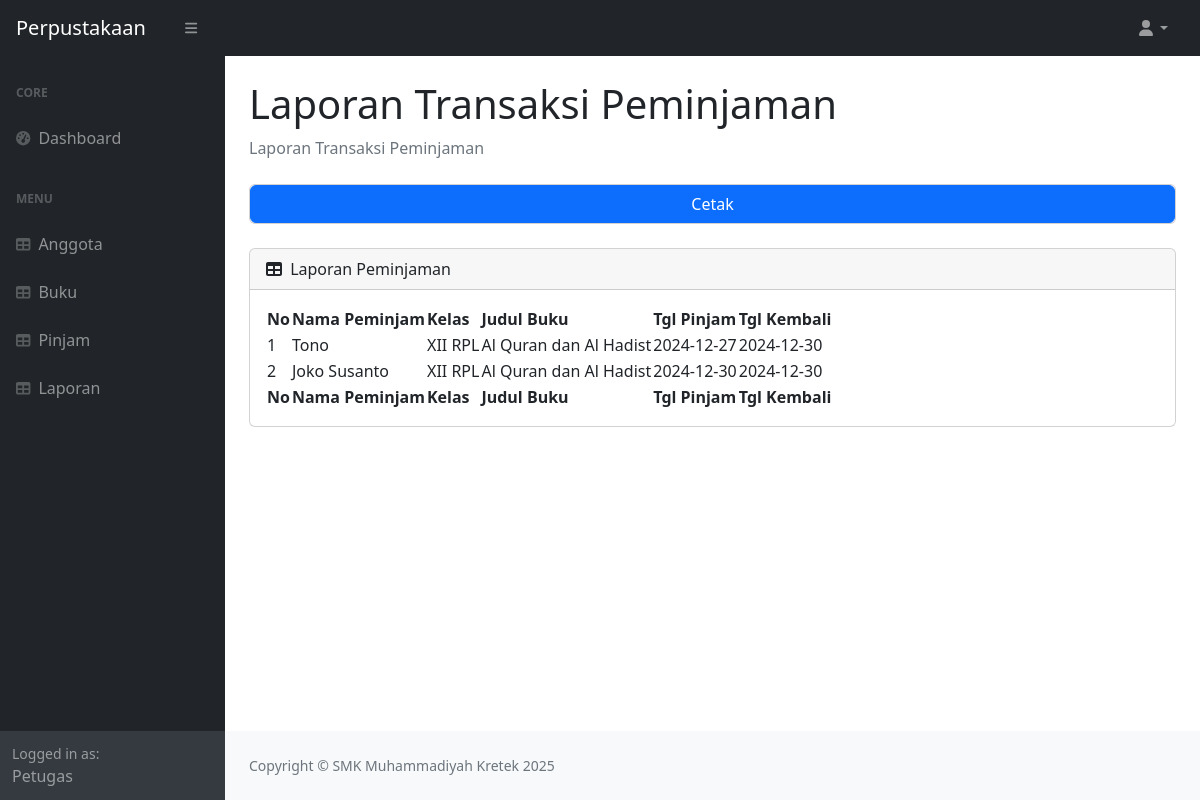
/lapkembali/lapkembali.php (signed in), run on the app's committed database.
### tables this page shows
CREATE TABLE `tb_pinjam` (
  `id_pinjam` int(11) NOT NULL,
  `id_anggota` int(11) NOT NULL,
  `tgl_pinjam` date NOT NULL,
  `id_buku` int(11) NOT NULL,
  `tgl_kembali` date NOT NULL
);

CREATE TABLE `tb_anggota` (
  `id_anggota` int(11) NOT NULL,
  `nama` varchar(30) NOT NULL,
  `alamat` text NOT NULL,
  `jk` enum('l','p') NOT NULL,
  `kelas` varchar(30) NOT NULL
);

CREATE TABLE `tb_buku` (
  `id_buku` int(11) NOT NULL,
  `judul` varchar(30) NOT NULL,
  `pengarang` varchar(30) NOT NULL,
  `penerbit` varchar(30) NOT NULL
);

### lapkembali/lapkembali.php (the view, shortened to what this page needs)
<?php
    if(isset($_SESSION['username'])) {
include 'koneksi.php';
$result = $conn->query("SELECT tb_buku.judul, tb_anggota.nama, tb_anggota.kelas, tgl_pinjam, tgl_kembali, id_pinjam FROM tb_pinjam, tb_buku, tb_anggota
                        WHERE tb_pinjam.id_buku = tb_buku.id_buku AND tb_pinjam.id_anggota = tb_anggota.id_anggota");
?>
<!DOCTYPE html>
<html lang="en">
    <head>
        <link href="https://cdn.jsdelivr.net/npm/simple-datatables@7.1.2/dist/style.min.css" rel="stylesheet" />
        <link href="../css/styles.css" rel="stylesheet" />
    </head>
    <body class="sb-nav-fixed">
        <nav class="sb-topnav navbar navbar-expand navbar-dark bg-dark">
            <a class="navbar-brand ps-3" href="index.html">Perpustakaan</a>
            <button class="btn btn-link btn-sm order-1 order-lg-0 me-4 me-lg-0" id="sidebarToggle" href="#!"><i class="fas fa-bars"></i></button>
            <ul class="navbar-nav ms-auto ms-md-0 me-3 me-lg-4">
                <li class="nav-item dropdown">
                    <a class="nav-link dropdown-toggle" id="navbarDropdown" href="#" role="button" data-bs-toggle="dropdown" aria-expanded="false"><i class="fas fa-user fa-fw"></i></a>
                </li>
            </ul>
        </nav>
        <div id="layoutSidenav">
            <div id="layoutSidenav_nav">
                <nav class="sb-sidenav accordion sb-sidenav-dark" id="sidenavAccordion">
                    <div class="sb-sidenav-menu">
                        <div class="nav">
                            <div class="sb-sidenav-menu-heading">Core</div>
                            <a class="nav-link" href="../home.php">
                                <div class="sb-nav-link-icon"><i class="fas fa-tachometer-alt"></i></div>
                                Dashboard
                            </a>
                            <div class="sb-sidenav-menu-heading">Menu</div>
                            <a class="nav-link" href="../anggota/anggota.php">
                                <div class="sb-nav-link-icon"><i class="fas fa-table"></i></div>
                                Anggota
                            </a>
                            <a class="nav-link" href="../buku/buku.php">
                                <div class="sb-nav-link-icon"><i class="fas fa-table"></i></div>
                                Buku
                            </a>
                            <a class="nav-link" href="../pinjam/pinjam.php">
                                <div class="sb-nav-link-icon"><i class="fas fa-table"></i></div>
                                Pinjam
                            </a>
                            <a class="nav-link" href="lapkembali.php">
                                <div class="sb-nav-link-icon"><i class="fas fa-table"></i></div>
                                Laporan
                            </a>
                        </div>
                    </div>
                    <div class="sb-sidenav-footer">
                        <div class="small">Logged in as:</div>
                        Petugas
                    </div>
                </nav>
            </div>
            <div id="layoutSidenav_content">
                <main>
                <div class="container-fluid px-4">
                        <h1 class="mt-4">Laporan Transaksi Peminjaman</h1>
                        <ol class="breadcrumb mb-4">
                            <li class="breadcrumb-item active">Laporan Transaksi Peminjaman</li>
                        </ol>
                        <div class="card mb-4">
                            <a class="btn btn-primary" href="print.php">Cetak</a>
                        </div>
                        <div class="card mb-4">
                            <div class="card-header">
                                <i class="fas fa-table me-1"></i>
                                Laporan Peminjaman
                            </div>
                            <div class="card-body">
                                <table id="datatablesSimple">
                                    <thead>
                                        <tr>
                                            <th>No</th>
                                            <th>Nama Peminjam</th>
                                            <th>Kelas</th>
                                            <th>Judul Buku</th>
                                            <th>Tgl Pinjam</th>
                                            <th>Tgl Kembali</th>
                                        </tr>
                                    </thead>
                                    <tfoot>
                                        <tr>
                                            <th>No</th>
                                            <th>Nama Peminjam</th>
                                            <th>Kelas</th>
                                            <th>Judul Buku</th>
                                            <th>Tgl Pinjam</th>
                                            <th>Tgl Kembali</th>
                                        </tr>
                                    </tfoot>
                                    <tbody>
                                    <?php
                                    $i=1;
                                    while($row = mysqli_fetch_array($result)){ ?>
                                            <td><?= $i++; ?></td>
                                            <td><?= $row['nama']; ?></td>
                                            <td><?= $row['kelas']; ?></td>
                                            <td><?= $row['judul']; ?></td>
                                            <td><?= $row['tgl_pinjam']; ?></td>
                                            <td><?= $row['tgl_kembali']; ?></td>
                                        <tr>
                                        <?php } ?>
                                    </tbody>
                                </table>
                            </div>
                        </div>
                    </div>
                </main>
                <footer class="py-4 bg-light mt-auto">
                    <div class="container-fluid px-4">
                        <div class="d-flex align-items-center justify-content-between small">
                            <div class="text-muted">Copyright &copy; SMK Muhammadiyah Kretek 2025</div>
                        </div>
                    </div>
                </footer>
            </div>
        </div>
    </body>
</html>
<?php
    } else {
        header("Location: gagal.php");
    }
?>

### data on the page
tb_pinjam: id_anggota.nama "Tono", id_anggota.kelas "XII RPL", id_buku.judul "Al Quran dan Al Hadist", tgl_pinjam "2024-12-27", tgl_kembali "2024-12-30"
tb_pinjam: id_anggota.nama "Joko Susanto", id_anggota.kelas "XII RPL", id_buku.judul "Al Quran dan Al Hadist", tgl_pinjam "2024-12-30", tgl_kembali "2024-12-30"
